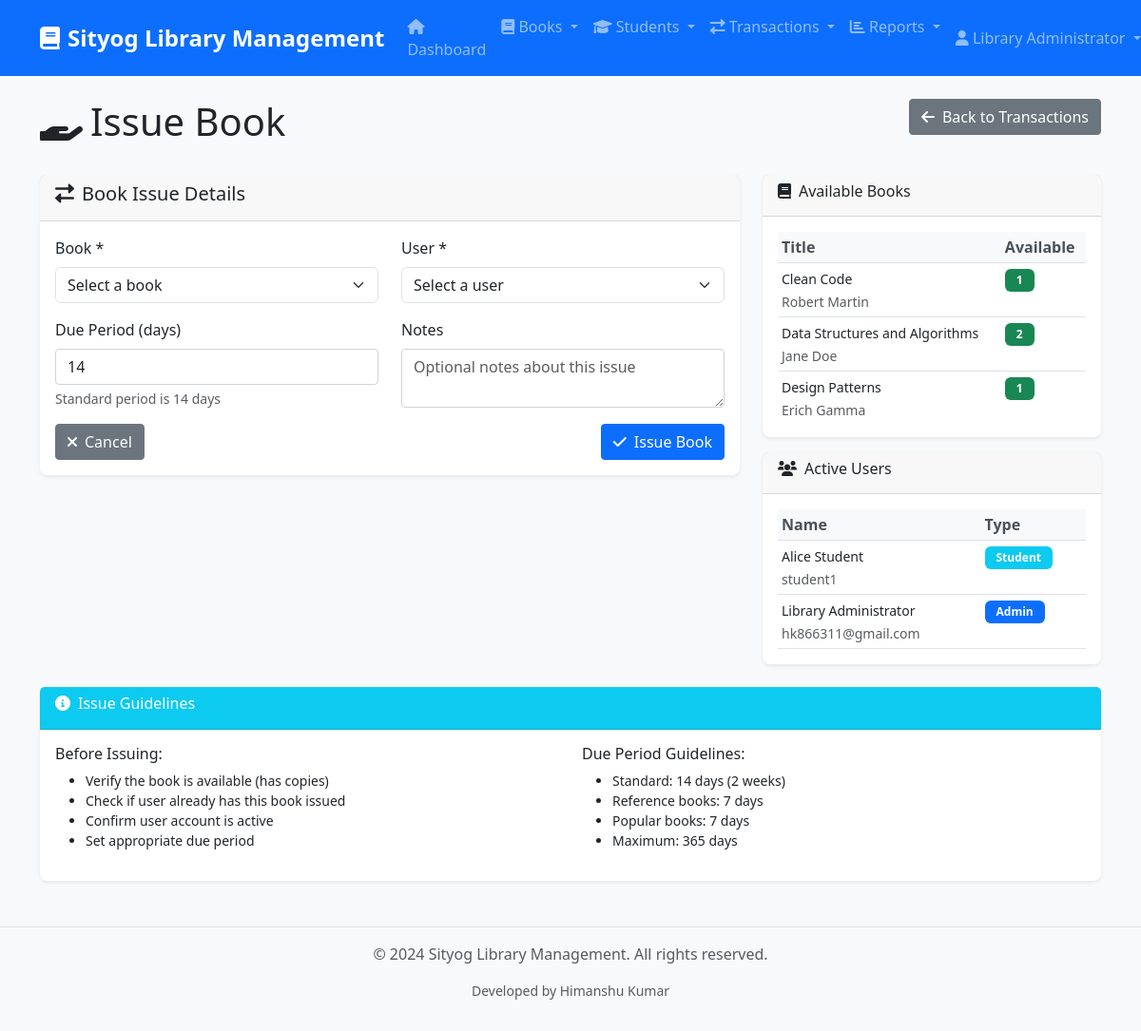
The page /transactions/issue (signed in) on the database as committed earlier.
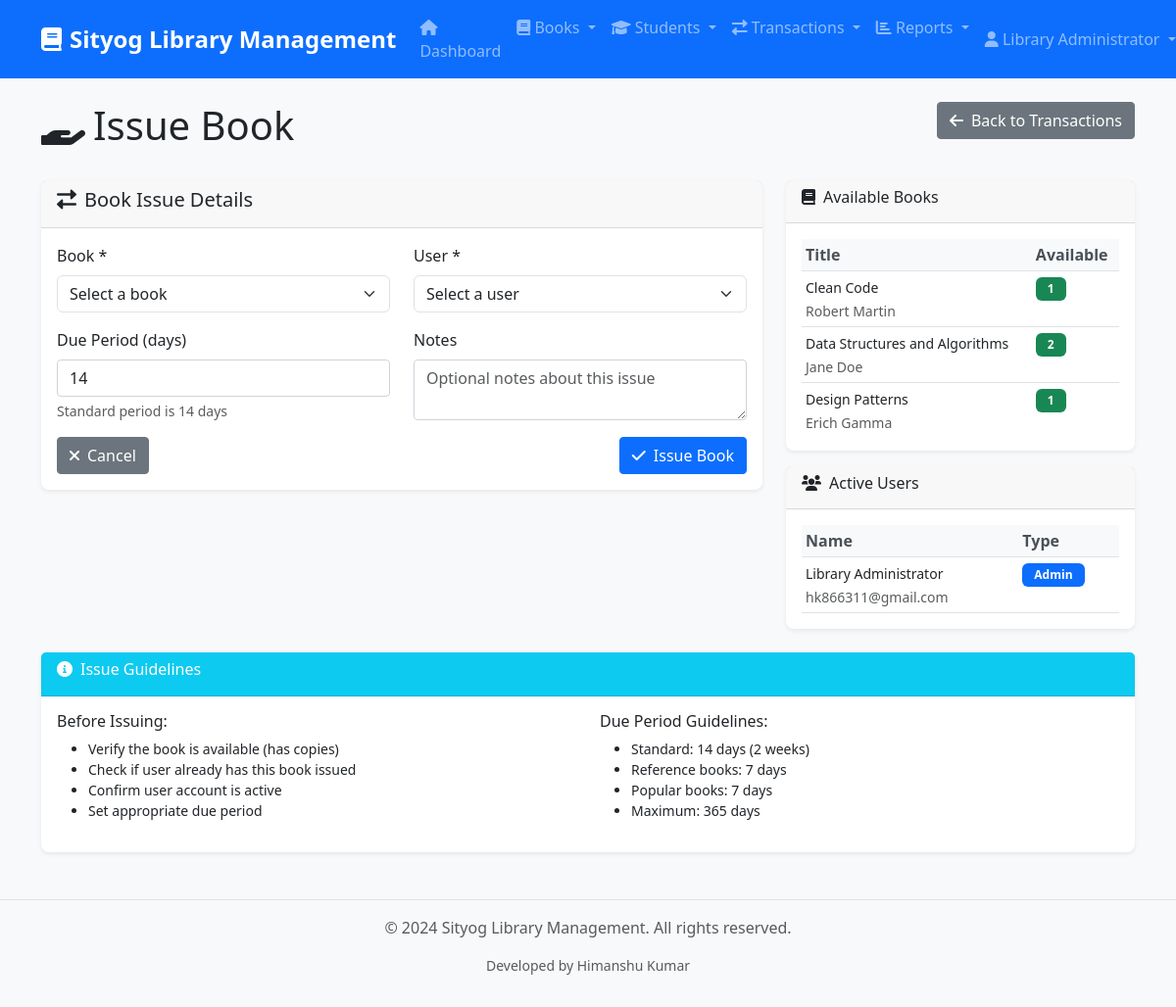
The same page on the database as committed later.
### tables this page shows
CREATE TABLE books (
            id INTEGER PRIMARY KEY AUTOINCREMENT,
            title VARCHAR(200) NOT NULL,
            author VARCHAR(100) NOT NULL,
            isbn VARCHAR(20) UNIQUE NOT NULL,
            publisher VARCHAR(100),
            publication_year INTEGER,
            category VARCHAR(50),
            description TEXT,
            total_copies INTEGER DEFAULT 1,
            available_copies INTEGER DEFAULT 1,
            price REAL DEFAULT 0.0,
            location VARCHAR(50),
            added_date DATETIME DEFAULT CURRENT_TIMESTAMP,
            is_active BOOLEAN DEFAULT 1
        );

CREATE TABLE users (
            id INTEGER PRIMARY KEY AUTOINCREMENT,
            student_id VARCHAR(20) UNIQUE,
            username VARCHAR(80) UNIQUE NOT NULL,
            email VARCHAR(120) UNIQUE NOT NULL,
            password_hash VARCHAR(128) NOT NULL,
            full_name VARCHAR(100) NOT NULL,
            phone VARCHAR(20),
            address TEXT,
            user_type VARCHAR(20) DEFAULT 'student',
            created_at DATETIME DEFAULT CURRENT_TIMESTAMP,
            is_active BOOLEAN DEFAULT 1
        );

### simple_app.py (the view, shortened to what this page needs)
@app.route('/transactions/issue', methods=['GET', 'POST'])
@admin_required
def issue_book():
    db = get_db()
    books = db.execute('SELECT * FROM books WHERE is_active = 1 AND available_copies > 0 ORDER BY title').fetchall()
    users = db.execute('SELECT * FROM users WHERE is_active = 1 ORDER BY full_name').fetchall()
    return render_template('transactions/issue_simple.html', books=books, users=users)

### simple_app.py (called while the page is built, shortened)
def ensure_schema(conn):
    global _schema_checked
    if _schema_checked:
        return

def get_db():
    db = getattr(g, '_database', None)
    if db is None:
        db = g._database = sqlite3.connect(DATABASE)
        db.row_factory = sqlite3.Row
        ensure_schema(db)
    return db

@app.teardown_appcontext
def close_connection(exception):
    db = getattr(g, '_database', None)
    if db is not None:
        db.close()

def admin_required(f):
    @wraps(f)
    def decorated_function(*args, **kwargs):
        if 'user_id' not in session or session.get('user_type') != 'admin':
            flash('Admin access required.', 'danger')
            return redirect(url_for('login'))
        return f(*args, **kwargs)
    return decorated_function

### templates/transactions/issue_simple.html (shortened to what the changed rows need)
{% extends "base.html" %}
{% block content %}
<div class="row">
    <div class="col-md-8">
        <h1><i class="fas fa-hand-holding me-2"></i>Issue Book</h1>
    </div>
</div>
<div class="row mt-4">
    <div class="col-md-4">
        <div class="card mb-3">
            <div class="card-body">
                {% if books %}
                <div class="table-responsive" style="max-height: 200px; overflow-y: auto;">
                    <table class="table table-sm table-hover">
                        <thead>
                            <tr>
                                <th>Title</th>
                                <th>Available</th>
                            </tr>
                        </thead>
                        <tbody>
                            {% for book in books[:10] %}
                            <tr>
                                <td>
                                    <small>{{ book.title }}</small><br>
                                    <small class="text-muted">{{ book.author }}</small>
                                </td>
                                <td>
                                    <span class="badge bg-success">{{ book.available_copies }}</span>
                                </td>
                            </tr>
                            {% endfor %}
                        </tbody>
                    </table>
                </div>
                {% else %}
                <p class="text-muted small">No books available for issue</p>
                {% endif %}
            </div>
        </div>
        <div class="card">
            <div class="card-body">
                {% if users %}
                <div class="table-responsive" style="max-height: 200px; overflow-y: auto;">
                    <table class="table table-sm table-hover">
                        <thead>
                            <tr>
                                <th>Name</th>
                                <th>Type</th>
                            </tr>
                        </thead>
                        <tbody>
                            {% for user in users[:10] %}
                            <tr>
                                <td>
                                    <small>{{ user.full_name }}</small><br>
                                    <small class="text-muted">{{ user.username }}</small>
                                </td>
                                <td>
                                    {% if user.user_type == 'admin' %}
                                    <span class="badge bg-primary">Admin</span>
                                    {% else %}
                                    <span class="badge bg-info">Student</span>
                                    {% endif %}
                                </td>
                            </tr>
                            {% endfor %}
                        </tbody>
                    </table>
                </div>
                {% else %}
                <p class="text-muted small">No active users found</p>
                {% endif %}
            </div>
        </div>
    </div>
</div>
{% endblock %}

### templates/base.html (shortened to what this page needs)
<!DOCTYPE html>
<html lang="en">
<head>
    <link href="https://cdn.jsdelivr.net/npm/bootstrap@5.3.0/dist/css/bootstrap.min.css" rel="stylesheet">
    <link href="https://cdnjs.cloudflare.com/ajax/libs/font-awesome/6.0.0/css/all.min.css" rel="stylesheet">
    <link href="{{ url_for('static', filename='css/style.css') }}" rel="stylesheet">
</head>
<body>
    <nav class="navbar navbar-expand-lg navbar-dark bg-primary">
        <div class="container">
            <a class="navbar-brand" href="{{ url_for('dashboard') }}">
                <i class="fas fa-book me-2"></i>Sityog Library Management
            </a>
            <div class="collapse navbar-collapse" id="navbarNav">
                <ul class="navbar-nav me-auto">
                    {% if 'user_id' in session %}
                    <li class="nav-item">
                        <a class="nav-link" href="{{ url_for('dashboard') }}">
                            <i class="fas fa-home"></i> Dashboard
                        </a>
                    </li>
                    <li class="nav-item dropdown">
                        <a class="nav-link dropdown-toggle" href="#" id="booksDropdown" role="button" data-bs-toggle="dropdown">
                            <i class="fas fa-book"></i> Books
                        </a>
                    </li>
                    {% if session.user_type == 'admin' %}
                    <li class="nav-item dropdown">
                        <a class="nav-link dropdown-toggle" href="#" id="studentsDropdown" role="button" data-bs-toggle="dropdown">
                            <i class="fas fa-graduation-cap"></i> Students
                        </a>
                    </li>
                    <li class="nav-item dropdown">
                        <a class="nav-link dropdown-toggle" href="#" id="transactionsDropdown" role="button" data-bs-toggle="dropdown">
                            <i class="fas fa-exchange-alt"></i> Transactions
                        </a>
                    </li>
                    <li class="nav-item dropdown">
                        <a class="nav-link dropdown-toggle" href="#" id="reportsDropdown" role="button" data-bs-toggle="dropdown">
                            <i class="fas fa-chart-bar"></i> Reports
                        </a>
                    </li>
                    {% endif %}
                    {% endif %}
                </ul>
                <ul class="navbar-nav">
                    {% if 'user_id' in session %}
                    <li class="nav-item dropdown">
                        <a class="nav-link dropdown-toggle" href="#" id="userDropdown" role="button" data-bs-toggle="dropdown">
                            <i class="fas fa-user"></i> {{ session.full_name }}
                        </a>
                    </li>
                    {% else %}
                    <li class="nav-item">
                        <a class="nav-link" href="{{ url_for('login') }}">
                            <i class="fas fa-sign-in-alt"></i> Login
                        </a>
                    </li>
                    {% endif %}
                </ul>
            </div>
        </div>
    </nav>
    <main class="container mt-4">
        {% block content %}{% endblock %}
    </main>
    <footer class="bg-light text-center text-muted py-3 mt-5">
        <div class="container">
            <p>&copy; 2024 Sityog Library Management. All rights reserved.</p>
            <p class="small">Developed by Himanshu Kumar</p>
        </div>
    </footer>
</body>
</html>

Rows that differ between the two databases and show on the page:
no longer on this page (row edited): users: full_name "Alice Student", username "student1", user_type "Student"
